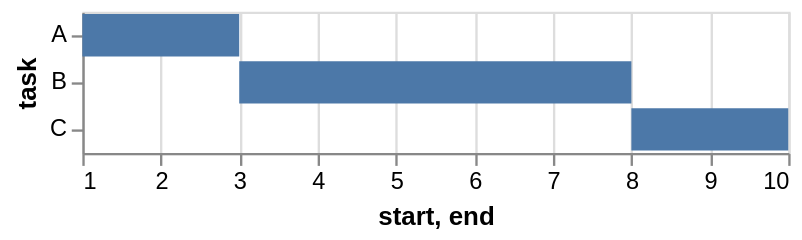

Express this chart as Vega-Lite.
### Vega specification from a JSON file in a GitHub repository (floating-point values rounded to 4 significant figures)
{"$schema": "https://vega.github.io/schema/vega/v5.json", "description": "A simple bar chart with ranged data (aka Gantt Chart).", "background": "white", "padding": 5, "width": 300, "style": "cell", "data": [{"name": "source_0", "values": [{"task": "A", "start": 1, "end": 3}, {"task": "B", "start": 3, "end": 8}, {"task": "C", "start": 8, "end": 10}]}, {"name": "data_0", "source": "source_0", "transform": [{"type": "filter", "expr": "isValid(datum[\"start\"]) && isFinite(+datum[\"start\"])"}]}], "signals": [{"name": "y_step", "value": 20}, {"name": "height", "update": "bandspace(domain('y').length, 0.1, 0.05) * y_step"}], "marks": [{"name": "marks", "type": "rect", "style": ["bar"], "from": {"data": "data_0"}, "encode": {"update": {"fill": {"value": "#4c78a8"}, "ariaRoleDescription": {"value": "bar"}, "description": {"signal": "\"start: \" + (format(datum[\"start\"], \"\")) + \"; task: \" + (isValid(datum[\"task\"]) ? datum[\"task\"] : \"\"+datum[\"task\"]) + \"; end: \" + (format(datum[\"end\"], \"\"))"}, "x": {"scale": "x", "field": "start"}, "x2": {"scale": "x", "field": "end"}, "y": {"scale": "y", "field": "task"}, "height": {"signal": "max(0.25, bandwidth('y'))"}}}}], "scales": [{"name": "x", "type": "linear", "domain": {"data": "data_0", "fields": ["start", "end"]}, "range": [0, {"signal": "width"}], "nice": true, "zero": false}, {"name": "y", "type": "band", "domain": {"data": "data_0", "field": "task", "sort": true}, "range": {"step": {"signal": "y_step"}}, "paddingInner": 0.1, "paddingOuter": 0.05}], "axes": [{"scale": "x", "orient": "bottom", "gridScale": "y", "grid": true, "tickCount": {"signal": "ceil(width/40)"}, "domain": false, "labels": false, "aria": false, "maxExtent": 0, "minExtent": 0, "ticks": false, "zindex": 0}, {"scale": "x", "orient": "bottom", "grid": false, "title": "start, end", "labelFlush": true, "labelOverlap": true, "tickCount": {"signal": "ceil(width/40)"}, "zindex": 0}, {"scale": "y", "orient": "left", "grid": false, "title": "task", "zindex": 0}]}
